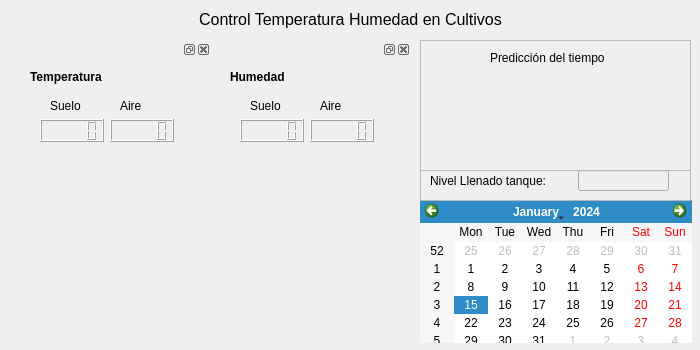
<?xml version="1.0" encoding="UTF-8"?>
<ui version="4.0">
 <class>Form</class>
 <widget class="QWidget" name="Form">
  <property name="geometry">
   <rect>
    <x>0</x>
    <y>0</y>
    <width>700</width>
    <height>350</height>
   </rect>
  </property>
  <property name="windowTitle">
   <string>Control [Temperatura - Humedad]</string>
  </property>
  <widget class="QCalendarWidget" name="calendarWidget">
   <property name="geometry">
    <rect>
     <x>420</x>
     <y>200</y>
     <width>272</width>
     <height>143</height>
    </rect>
   </property>
  </widget>
  <widget class="QDockWidget" name="dockWidget">
   <property name="geometry">
    <rect>
     <x>10</x>
     <y>40</y>
     <width>201</width>
     <height>301</height>
    </rect>
   </property>
   <widget class="QWidget" name="dockWidgetContents">
    <widget class="QLabel" name="label">
     <property name="geometry">
      <rect>
       <x>20</x>
       <y>10</y>
       <width>91</width>
       <height>16</height>
      </rect>
     </property>
     <property name="font">
      <font>
       <weight>75</weight>
       <bold>true</bold>
      </font>
     </property>
     <property name="text">
      <string>Temperatura</string>
     </property>
    </widget>
    <widget class="QLCDNumber" name="ui_Display_tempS">
     <property name="geometry">
      <rect>
       <x>30</x>
       <y>60</y>
       <width>64</width>
       <height>23</height>
      </rect>
     </property>
    </widget>
    <widget class="QLabel" name="label_3">
     <property name="geometry">
      <rect>
       <x>110</x>
       <y>40</y>
       <width>57</width>
       <height>14</height>
      </rect>
     </property>
     <property name="text">
      <string>Aire</string>
     </property>
    </widget>
    <widget class="QwtThermo" name="ui_termoTempS">
     <property name="geometry">
      <rect>
       <x>20</x>
       <y>90</y>
       <width>71</width>
       <height>181</height>
      </rect>
     </property>
     <property name="maxValue">
      <double>60.000000000000000</double>
     </property>
    </widget>
    <widget class="QwtThermo" name="ui_termoTempA">
     <property name="geometry">
      <rect>
       <x>90</x>
       <y>90</y>
       <width>71</width>
       <height>181</height>
      </rect>
     </property>
     <property name="maxValue">
      <double>60.000000000000000</double>
     </property>
    </widget>
    <widget class="QLabel" name="label_2">
     <property name="geometry">
      <rect>
       <x>40</x>
       <y>40</y>
       <width>57</width>
       <height>14</height>
      </rect>
     </property>
     <property name="text">
      <string>Suelo</string>
     </property>
    </widget>
    <widget class="QLCDNumber" name="ui_Display_tempA">
     <property name="geometry">
      <rect>
       <x>100</x>
       <y>60</y>
       <width>64</width>
       <height>23</height>
      </rect>
     </property>
    </widget>
   </widget>
  </widget>
  <widget class="QDockWidget" name="dockWidget_2">
   <property name="geometry">
    <rect>
     <x>210</x>
     <y>40</y>
     <width>201</width>
     <height>301</height>
    </rect>
   </property>
   <widget class="QWidget" name="dockWidgetContents_2">
    <widget class="QLabel" name="label_4">
     <property name="geometry">
      <rect>
       <x>20</x>
       <y>10</y>
       <width>91</width>
       <height>16</height>
      </rect>
     </property>
     <property name="font">
      <font>
       <weight>75</weight>
       <bold>true</bold>
      </font>
     </property>
     <property name="text">
      <string>Humedad</string>
     </property>
    </widget>
    <widget class="QLCDNumber" name="ui_Display_huS">
     <property name="geometry">
      <rect>
       <x>30</x>
       <y>60</y>
       <width>64</width>
       <height>23</height>
      </rect>
     </property>
    </widget>
    <widget class="QLabel" name="label_5">
     <property name="geometry">
      <rect>
       <x>110</x>
       <y>40</y>
       <width>57</width>
       <height>14</height>
      </rect>
     </property>
     <property name="text">
      <string>Aire</string>
     </property>
    </widget>
    <widget class="QwtThermo" name="ui_termoHuS">
     <property name="geometry">
      <rect>
       <x>20</x>
       <y>90</y>
       <width>71</width>
       <height>181</height>
      </rect>
     </property>
     <property name="maxValue">
      <double>100.000000000000000</double>
     </property>
    </widget>
    <widget class="QwtThermo" name="ui_termoHuA">
     <property name="geometry">
      <rect>
       <x>90</x>
       <y>90</y>
       <width>71</width>
       <height>181</height>
      </rect>
     </property>
     <property name="maxValue">
      <double>100.000000000000000</double>
     </property>
     <property name="pipeWidth">
      <number>5</number>
     </property>
    </widget>
    <widget class="QLabel" name="label_6">
     <property name="geometry">
      <rect>
       <x>40</x>
       <y>40</y>
       <width>57</width>
       <height>14</height>
      </rect>
     </property>
     <property name="text">
      <string>Suelo</string>
     </property>
    </widget>
    <widget class="QLCDNumber" name="ui_Display_huA">
     <property name="geometry">
      <rect>
       <x>100</x>
       <y>60</y>
       <width>64</width>
       <height>23</height>
      </rect>
     </property>
    </widget>
   </widget>
  </widget>
  <widget class="QLabel" name="label_7">
   <property name="geometry">
    <rect>
     <x>10</x>
     <y>10</y>
     <width>681</width>
     <height>20</height>
    </rect>
   </property>
   <property name="text">
    <string>&lt;html&gt;&lt;head/&gt;&lt;body&gt;&lt;p align=&quot;center&quot;&gt;&lt;span style=&quot; font-size:12pt;&quot;&gt;Control Temperatura Humedad en Cultivos&lt;/span&gt;&lt;/p&gt;&lt;/body&gt;&lt;/html&gt;</string>
   </property>
  </widget>
  <widget class="QFrame" name="frame">
   <property name="geometry">
    <rect>
     <x>420</x>
     <y>170</y>
     <width>271</width>
     <height>31</height>
    </rect>
   </property>
   <property name="frameShape">
    <enum>QFrame::StyledPanel</enum>
   </property>
   <property name="frameShadow">
    <enum>QFrame::Raised</enum>
   </property>
   <widget class="QLabel" name="ui_label">
    <property name="geometry">
     <rect>
      <x>10</x>
      <y>0</y>
      <width>151</width>
      <height>22</height>
     </rect>
    </property>
    <property name="text">
     <string>Nivel Llenado tanque:</string>
    </property>
   </widget>
   <widget class="QLineEdit" name="ui_nivelTanque">
    <property name="enabled">
     <bool>false</bool>
    </property>
    <property name="geometry">
     <rect>
      <x>158</x>
      <y>0</y>
      <width>91</width>
      <height>21</height>
     </rect>
    </property>
    <property name="sizePolicy">
     <sizepolicy hsizetype="Fixed" vsizetype="Fixed">
      <horstretch>0</horstretch>
      <verstretch>0</verstretch>
     </sizepolicy>
    </property>
   </widget>
  </widget>
  <widget class="QFrame" name="frame_2">
   <property name="geometry">
    <rect>
     <x>420</x>
     <y>40</y>
     <width>271</width>
     <height>131</height>
    </rect>
   </property>
   <property name="frameShape">
    <enum>QFrame::StyledPanel</enum>
   </property>
   <property name="frameShadow">
    <enum>QFrame::Raised</enum>
   </property>
   <widget class="QLabel" name="label_9">
    <property name="geometry">
     <rect>
      <x>70</x>
      <y>10</y>
      <width>141</width>
      <height>16</height>
     </rect>
    </property>
    <property name="text">
     <string>Predicción del tiempo </string>
    </property>
   </widget>
  </widget>
 </widget>
 <customwidgets>
  <customwidget>
   <class>QwtThermo</class>
   <extends>QWidget</extends>
   <header>qwt_thermo.h</header>
  </customwidget>
 </customwidgets>
 <resources/>
 <connections/>
</ui>
